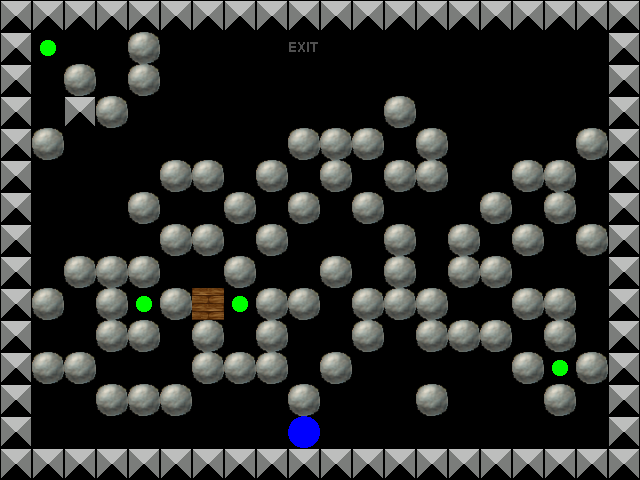

This is a level from a 2D game, rendered from its Tiled map with the project's own tilesets. A one-line summary and the complete map file follow:
An orthogonal 20x15 tile map with 32x32 px tiles, 4 tile layers (Layer 0, Layer 1, Layer 2, Layer 3), 4 tilesets.

<map version="1.0" orientation="orthogonal" width="20" height="15" tilewidth="32" tileheight="32">
 <properties>
  <property name="Title" value="Level 9" />
  <property name="Description" value="The first level ever!" />
 </properties>
 <tileset firstgid="1" name="Layer0" tilewidth="32" tileheight="32">
  <image source="Layer0.png" width="192" height="64" />
 </tileset>
 <tileset firstgid="13" name="Layer1" tilewidth="32" tileheight="32">
  <image source="Layer1.png" width="64" height="32" />
 </tileset>
 <tileset firstgid="15" name="Layer2" tilewidth="32" tileheight="32">
  <image source="Layer2.png" width="32" height="32" />
 </tileset>
 <tileset firstgid="16" name="Layer3" tilewidth="32" tileheight="32">
  <image source="Layer3.png" width="64" height="32" />
 </tileset>
 <layer name="Layer 0" width="20" height="15">
  <data encoding="csv">
2,2,2,2,2,2,2,2,2,2,2,2,2,2,2,2,2,2,2,2,
2,0,0,0,0,0,0,0,0,1,0,0,0,0,0,0,0,0,0,2,
2,0,0,0,0,0,0,0,0,0,0,0,0,0,0,0,0,0,0,2,
2,0,2,0,0,0,0,0,0,0,0,0,0,0,0,0,0,0,0,2,
2,0,0,0,0,0,0,0,0,0,0,0,0,0,0,0,0,0,0,2,
2,0,0,0,0,0,0,0,0,0,0,0,0,0,0,0,0,0,0,2,
2,0,0,0,0,0,0,0,0,0,0,0,0,0,0,0,0,0,0,2,
2,0,0,0,0,0,0,0,0,0,0,0,0,0,0,0,0,0,0,2,
2,0,0,0,0,0,0,0,0,0,0,0,0,0,0,0,0,0,0,2,
2,0,0,0,0,0,2,0,0,0,0,0,0,0,0,0,0,0,0,2,
2,0,0,0,0,0,0,0,0,0,0,0,0,0,0,0,0,0,0,2,
2,0,0,0,0,0,0,0,0,0,0,0,0,0,0,0,0,0,0,2,
2,0,0,0,0,0,0,0,0,0,0,0,0,0,0,0,0,0,0,2,
2,0,0,0,0,0,0,0,0,0,0,0,0,0,0,0,0,0,0,2,
2,2,2,2,2,2,2,2,2,2,2,2,2,2,2,2,2,2,2,2
</data>
 </layer>
 <layer name="Layer 1" width="20" height="15">
  <data encoding="csv">
0,0,0,0,0,0,0,0,0,0,0,0,0,0,0,0,0,0,0,0,
0,0,0,0,0,0,0,0,0,0,0,0,0,0,0,0,0,0,0,0,
0,0,0,0,0,0,0,0,0,0,0,0,0,0,0,0,0,0,0,0,
0,0,0,0,0,0,0,0,0,0,0,0,0,0,0,0,0,0,0,0,
0,0,0,0,0,0,0,0,0,0,0,0,0,0,0,0,0,0,0,0,
0,0,0,0,0,0,0,0,0,0,0,0,0,0,0,0,0,0,0,0,
0,0,0,0,0,0,0,0,0,0,0,0,0,0,0,0,0,0,0,0,
0,0,0,0,0,0,0,0,0,0,0,0,0,0,0,0,0,0,0,0,
0,0,0,0,0,0,0,0,0,0,0,0,0,0,0,0,0,0,0,0,
0,0,0,0,0,0,13,0,0,0,0,0,0,0,0,0,0,0,0,0,
0,0,0,0,0,0,0,0,0,0,0,0,0,0,0,0,0,0,0,0,
0,0,0,0,0,0,0,0,0,0,0,0,0,0,0,0,0,0,0,0,
0,0,0,0,0,0,0,0,0,0,0,0,0,0,0,0,0,0,0,0,
0,0,0,0,0,0,0,0,0,0,0,0,0,0,0,0,0,0,0,0,
0,0,0,0,0,0,0,0,0,0,0,0,0,0,0,0,0,0,0,0
</data>
 </layer>
 <layer name="Layer 2" width="20" height="15">
  <data encoding="csv">
0,0,0,0,0,0,0,0,0,0,0,0,0,0,0,0,0,0,0,0,
0,0,0,0,15,0,0,0,0,0,0,0,0,0,0,0,0,0,0,0,
0,0,15,0,15,0,0,0,0,0,0,0,0,0,0,0,0,0,0,0,
0,0,0,15,0,0,0,0,0,0,0,0,15,0,0,0,0,0,0,0,
0,15,0,0,0,0,0,0,0,15,15,15,0,15,0,0,0,0,15,0,
0,0,0,0,0,15,15,0,15,0,15,0,15,15,0,0,15,15,0,0,
0,0,0,0,15,0,0,15,0,15,0,15,0,0,0,15,0,15,0,0,
0,0,0,0,0,15,15,0,15,0,0,0,15,0,15,0,15,0,15,0,
0,0,15,15,15,0,0,15,0,0,15,0,15,0,15,15,0,0,0,0,
0,15,0,15,0,15,0,0,15,15,0,15,15,15,0,0,15,15,0,0,
0,0,0,15,15,0,15,0,15,0,0,15,0,15,15,15,0,15,0,0,
0,15,15,0,0,0,15,15,15,0,15,0,0,0,0,0,15,0,15,0,
0,0,0,15,15,15,0,0,0,15,0,0,0,15,0,0,0,15,0,0,
0,0,0,0,0,0,0,0,0,0,0,0,0,0,0,0,0,0,0,0,
0,0,0,0,0,0,0,0,0,0,0,0,0,0,0,0,0,0,0,0
</data>
 </layer>
 <layer name="Layer 3" width="20" height="15">
  <data encoding="csv">
0,0,0,0,0,0,0,0,0,0,0,0,0,0,0,0,0,0,0,0,
0,17,0,0,0,0,0,0,0,0,0,0,0,0,0,0,0,0,0,0,
0,0,0,0,0,0,0,0,0,0,0,0,0,0,0,0,0,0,0,0,
0,0,0,0,0,0,0,0,0,0,0,0,0,0,0,0,0,0,0,0,
0,0,0,0,0,0,0,0,0,0,0,0,0,0,0,0,0,0,0,0,
0,0,0,0,0,0,0,0,0,0,0,0,0,0,0,0,0,0,0,0,
0,0,0,0,0,0,0,0,0,0,0,0,0,0,0,0,0,0,0,0,
0,0,0,0,0,0,0,0,0,0,0,0,0,0,0,0,0,0,0,0,
0,0,0,0,0,0,0,0,0,0,0,0,0,0,0,0,0,0,0,0,
0,0,0,0,17,0,0,17,0,0,0,0,0,0,0,0,0,0,0,0,
0,0,0,0,0,0,0,0,0,0,0,0,0,0,0,0,0,0,0,0,
0,0,0,0,0,0,0,0,0,0,0,0,0,0,0,0,0,17,0,0,
0,0,0,0,0,0,0,0,0,0,0,0,0,0,0,0,0,0,0,0,
0,0,0,0,0,0,0,0,0,16,0,0,0,0,0,0,0,0,0,0,
0,0,0,0,0,0,0,0,0,0,0,0,0,0,0,0,0,0,0,0
</data>
 </layer>
</map>
